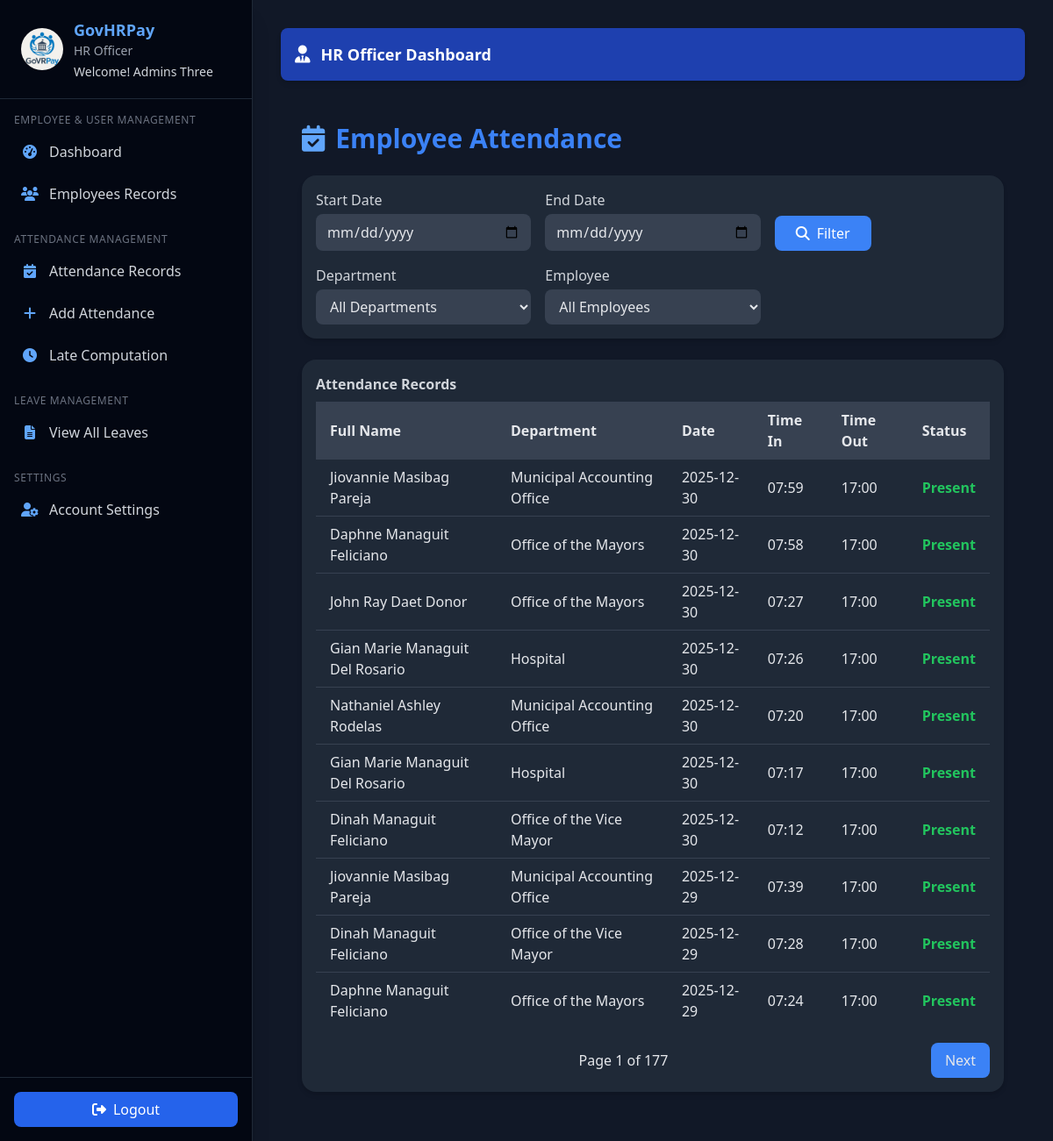
/hr/officer/attendance (signed in), run on the app's committed database.
### hr_system/hr/models/user.py (models this page shows, shortened)
class User(UserMixin, db.Model):
    id = db.Column(db.Integer, primary_key=True)
    email = db.Column(db.String(150), unique=True, nullable=False)
    password = db.Column(db.String(150), nullable=False)
    first_name = db.Column(db.String(100), nullable=False)
    last_name = db.Column(db.String(100), nullable=False)
    role = db.Column(db.String(50), nullable=False, default="employee")
    department_id = db.Column(
        db.Integer, db.ForeignKey('department.id', name='fk_user_department_id')
    )
    position = db.Column(db.String(100))
    active = db.Column(db.Boolean, default=True)
    created_at = db.Column(db.DateTime, default=datetime.utcnow)
    last_login = db.Column(db.DateTime)
    managed_department = db.relationship(
        "Department",
        back_populates="head",
        uselist=False,
        foreign_keys="[Department.head_id]"
    )
    employee_profile = db.relationship(
        "Employee",
        back_populates="user",
        uselist=False
    )
    approved_leaves = db.relationship(
        "Leave",
        back_populates="approver",
        lazy=True,
        foreign_keys="[Leave.approved_by]"
    )
    department = db.relationship(
        "Department",
        backref="users",
        foreign_keys=[department_id]
    )
    def get_full_name(self):
        return f"{self.first_name} {self.last_name}"

### hr_system/hr/models/hr_models.py (models this page shows, shortened)
class Attendance(db.Model):
    __tablename__ = "attendance"
    id = db.Column(db.Integer, primary_key=True)
    employee_id = db.Column(db.Integer, db.ForeignKey("employee.id"), nullable=False)
    date = db.Column(db.Date, nullable=False, default=date.today)
    time_in = db.Column(db.Time)
    time_out = db.Column(db.Time)
    status = db.Column(db.String(50), default="Present")
    remarks = db.Column(db.Text)
    working_hours = db.Column(db.Float, default=0.0)
    created_at = db.Column(db.DateTime, default=datetime.utcnow)
    employee = db.relationship("Employee", back_populates="attendances")

class Employee(db.Model):
    __tablename__ = "employee"
    id = db.Column(db.Integer, primary_key=True)
    employee_id = db.Column(db.String(20), unique=True, nullable=False)
    user_id = db.Column(db.Integer, db.ForeignKey('user.id', name='fk_employee_user_id'), unique=True)
    department_id = db.Column(db.Integer, db.ForeignKey('department.id', name='fk_employee_department_id'))
    position_id = db.Column(db.Integer, db.ForeignKey('position.id', name='fk_employee_position_id'))
    first_name = db.Column(db.String(100), nullable=False)
    last_name = db.Column(db.String(100), nullable=False)
    middle_name = db.Column(db.String(100))
    email = db.Column(db.String(150), unique=True, nullable=False)
    phone = db.Column(db.String(20))
    barangay = db.Column(db.String(100))
    municipality = db.Column(db.String(100))
    province = db.Column(db.String(100))
    postal_code = db.Column(db.String(10))
    street_address = db.Column(db.String(255))
    salary = db.Column(db.Float)
    date_hired = db.Column(db.Date, nullable=False)
    date_of_birth = db.Column(db.Date)
    gender = db.Column(db.String(10))
    marital_status = db.Column(db.String(20))
    emergency_contact = db.Column(db.String(100))
    emergency_phone = db.Column(db.String(20))
    status = db.Column(db.String(20), default="Active")
    archived = db.Column(db.Boolean, default=False)
    archived_at = db.Column(db.DateTime)
    cs_eligibility = db.Column(db.String(50))
    created_at = db.Column(db.DateTime, default=datetime.utcnow)
    updated_at = db.Column(db.DateTime, default=datetime.utcnow, onupdate=datetime.utcnow)
    user = db.relationship("User", back_populates="employee_profile", uselist=False)
    department = db.relationship("Department", back_populates="employees", foreign_keys=[department_id])
    position = db.relationship("Position", back_populates="employees", foreign_keys=[position_id])
    attendances = db.relationship("Attendance", back_populates="employee", lazy=True)
    leaves = db.relationship("Leave", back_populates="employee", lazy=True)
    leave_credits = db.relationship("LeaveCredit", back_populates="employee", lazy=True)
    payrolls = db.relationship("Payroll", back_populates="employee", lazy=True)
    payslips = db.relationship("Payslip", back_populates="employee", lazy=True)
    employee_deductions = db.relationship("EmployeeDeduction", back_populates="employee", lazy=True, cascade="all, delete-orphan")
    employee_allowances = db.relationship("EmployeeAllowance", back_populates="employee", lazy=True, cascade="all, delete-orphan")
    employment_type_id = db.Column(db.Integer, db.ForeignKey("employment_type.id", name="fk_employee_employment_type_id"))
    employment_type = db.relationship("EmploymentType", back_populates="employees", foreign_keys=[employment_type_id])
    deductions = db.relationship(
        "Deduction",
        secondary="employee_deductions",
        viewonly=True,
        lazy="joined"
    )
    allowances = db.relationship(
        "Allowance",
        secondary="employee_allowances",
        viewonly=True,
        lazy="joined"
    )
    def get_full_name(self):
        return f"{self.first_name} {self.middle_name or ''} {self.last_name}".strip()

class Department(db.Model):
    __tablename__ = "department"
    id = db.Column(db.Integer, primary_key=True)
    name = db.Column(db.String(100), unique=True, nullable=False)
    description = db.Column(db.Text)
    head_id = db.Column(db.Integer, db.ForeignKey("user.id", name="fk_department_head_id"))
    created_at = db.Column(db.DateTime, default=datetime.utcnow)
    head = db.relationship("User", back_populates="managed_department", foreign_keys=[head_id])
    employees = db.relationship("Employee", back_populates="department", lazy=True)
    positions = db.relationship("Position", back_populates="department", lazy=True)

### hr_system/hr/routes/hr_officer_routes.py (the view, shortened to what this page needs)
@hr_officer_bp.route("/attendance")
@login_required
@hr_officer_required
def attendance():
    page = request.args.get("page", 1, type=int)
    start_date = request.args.get("start_date", "")
    end_date = request.args.get("end_date", "")
    employee_filter = request.args.get("employee", "")
    department_filter = request.args.get("department", "")
    query = Attendance.query.options(
        joinedload(Attendance.employee).joinedload(Employee.department)
    )
    if employee_filter:
        query = query.filter(Attendance.employee_id == employee_filter)
    if department_filter:
        query = query.join(Employee).filter(Employee.department_id == department_filter)
    attendances = query.order_by(
        Attendance.date.desc(), Attendance.time_in.desc()
    ).paginate(page=page, per_page=10, error_out=False)
    employees = (
        Employee.query.filter_by(status='Active').order_by(Employee.first_name).all()
    )
    departments = Department.query.order_by(Department.name).all()
    return render_template(
        "hr/officer/officer_view_attend.html",
        attendances=attendances,
        employees=employees,
        departments=departments,
        start_date=start_date,
        end_date=end_date,
        employee_filter=employee_filter,
        department_filter=department_filter,
    )

### hr_system/hr/__init__.py (called while the page is built)
@login_manager.user_loader
def load_user(user_id):
    return User.query.get(int(user_id))

### hr_system/hr/utils.py (called while the page is built)
def hr_officer_required(f):
    @wraps(f)
    def decorated_function(*args, **kwargs):
        if not current_user.is_authenticated or current_user.role not in ['hr_admin', 'officer']:
            return jsonify({'error': 'HR Officer access required'}), 403
        return f(*args, **kwargs)
    return decorated_function

### templates/hr/officer/officer_view_attend.html (shortened to what this page needs)
{% extends 'hr/officer/officer_base.html' %}
{% block content %}
<main class="p-6 max-w-7xl mx-auto">
  <h1 class="text-3xl font-bold text-blue-500 mb-6 flex items-center gap-3">
    <i class="fa-solid fa-calendar-check text-blue-400"></i>
    Employee Attendance
  </h1>
  <form method="get" id="attendanceFilterForm" class="bg-gray-800 p-4 rounded-2xl shadow-md mb-6 space-y-4">
    <div class="grid grid-cols-1 md:grid-cols-3 gap-4 items-end">
      <div>
        <label class="block text-gray-300 font-medium mb-1">Start Date</label>
        <input type="date" id="start_date" name="start_date" value="{{ start_date }}"
               class="w-full bg-gray-700 text-gray-200 px-3 py-2 rounded-lg focus:ring-2 focus:ring-blue-400"/>
      </div>
      <div>
        <label class="block text-gray-300 font-medium mb-1">End Date</label>
        <input type="date" id="end_date" name="end_date" value="{{ end_date }}"
               class="w-full bg-gray-700 text-gray-200 px-3 py-2 rounded-lg focus:ring-2 focus:ring-blue-400"/>
      </div>
      <div class="flex gap-2">
        <button type="submit"
                class="bg-blue-500 hover:bg-blue-600 text-white px-6 py-2 rounded-lg flex items-center gap-2">
          <i class="fa-solid fa-magnifying-glass"></i> Filter
        </button>
      </div>
    </div>
    <div class="grid grid-cols-1 md:grid-cols-3 gap-4">
      <div>
        <label class="block text-gray-300 font-medium mb-1">Department</label>
        <select id="department_filter" name="department"
                class="w-full bg-gray-700 text-gray-200 px-3 py-2 rounded-lg focus:ring-2 focus:ring-blue-400">
          <option value="">All Departments</option>
        </select>
      </div>
      <div>
        <label class="block text-gray-300 font-medium mb-1">Employee</label>
        <select id="employee_filter" name="employee"
                class="w-full bg-gray-700 text-gray-200 px-3 py-2 rounded-lg focus:ring-2 focus:ring-blue-400">
          <option value="">All Employees</option>
        </select>
      </div>
    </div>
  </form>
  <div class="overflow-x-auto bg-gray-800 rounded-2xl shadow-md p-4">
    <table class="min-w-full divide-y divide-gray-700">
      <caption class="text-left text-gray-300 font-semibold mb-2">Attendance Records</caption>
      <thead class="bg-gray-700 text-gray-200">
        <tr>
          <th class="px-4 py-2 text-left">Full Name</th>
          <th class="px-4 py-2 text-left">Department</th>
          <th class="px-4 py-2 text-left">Date</th>
          <th class="px-4 py-2 text-left">Time In</th>
          <th class="px-4 py-2 text-left">Time Out</th>
          <th class="px-4 py-2 text-left">Status</th>
        </tr>
      </thead>
      <tbody class="divide-y divide-gray-700 text-gray-200">
        {% for att in attendances.items %}
        <tr class="hover:bg-gray-700 transition">
          <td class="px-4 py-2">{{ att.employee.get_full_name() }}</td>
          <td class="px-4 py-2">{{ att.employee.department.name if att.employee.department else '-' }}</td>
          <td class="px-4 py-2">{{ att.date.strftime('%Y-%m-%d') }}</td>
          <td class="px-4 py-2">{{ att.time_in.strftime('%H:%M') if att.time_in else '-' }}</td>
          <td class="px-4 py-2">{{ att.time_out.strftime('%H:%M') if att.time_out else '-' }}</td>
          <td class="px-4 py-2">
            <span class="font-semibold
                         {% if att.status == 'Present' %}text-green-500
                         {% elif att.status == 'Absent' %}text-red-500
                         {% else %}text-yellow-400{% endif %}">
              {{ att.status }}
            </span>
          </td>
        </tr>
        {% else %}
        <tr>
          <td colspan="6" class="px-4 py-2 text-center text-gray-400">No attendance records found.</td>
        </tr>
        {% endfor %}
      </tbody>
    </table>
    <div class="flex justify-between items-center mt-4 text-gray-200">
      <span>Page {{ attendances.page }} of {{ attendances.pages }}</span>
      {% if attendances.has_next %}
        <a href="{{ url_for('officer.attendance', page=attendances.next_num, start_date=start_date, end_date=end_date, department=department_filter, employee=employee_filter) }}"
           class="bg-blue-500 hover:bg-blue-600 px-4 py-2 rounded-lg">Next</a>
      {% else %}
        <span></span>
      {% endif %}
    </div>
  </div>
</main>
{% endblock %}

### templates/hr/officer/officer_base.html (shortened to what this page needs)
<!DOCTYPE html>
<html lang="en">
  <head>
    <script src="https://cdn.tailwindcss.com"></script>
    <link
      rel="stylesheet"
      href="https://cdnjs.cloudflare.com/ajax/libs/font-awesome/6.5.2/css/all.min.css"
    />
  </head>
  <body class="bg-gray-900 text-gray-100 flex flex-col md:flex-row min-h-screen font-sans">
    <aside id="sidebar"
      class="bg-gray-950 text-white w-64 sm:w-72 flex-shrink-0 fixed md:static inset-y-0 left-0
             transform -translate-x-full md:translate-x-0 transition-transform duration-300 z-30
             flex flex-col justify-between border-r border-gray-800 shadow-xl">
      <div class="overflow-y-auto flex-grow">
        <div class="flex items-center gap-3 px-6 py-5 border-b border-gray-800 sticky top-0 bg-gray-950 z-10">
          <img src="{{ url_for('officer.static', filename='img/logo2.avif') }}"
               class="w-12 h-12 rounded-full object-cover">
          <div>
            <h2 class="text-lg font-semibold text-blue-400">GovHRPay</h2>
            <p class="text-sm text-gray-400">HR Officer</p>
            <p class="text-sm text-gray-300 mt-1">
              Welcome! <span class="font-medium">{{ current_user.get_full_name() }}</span>
            </p>
          </div>
        </div>
        <nav class="mt-4 px-4 text-gray-300 space-y-6">
          {% for section, links in {
            "Employee & User Management": [
              ("fa-gauge-high", "Dashboard", "officer.hr_dashboard"),
              ("fa-users", "Employees Records", "officer.employees")
            ],
            "Attendance Management": [
              ("fa-calendar-check", "Attendance Records", "officer.attendance"),
              ("fa-plus", "Add Attendance", "officer.add_attendance"),
              ("fa-clock", "Late Computation", "officer.late_computation")
            ],
            "Leave Management": [
              ("fa-file-lines", "View All Leaves", "officer.view_leaves")
            ],
            "Settings": [
              ("fa-user-gear", "Account Settings", "officer.edit_password")
            ]
          }.items() %}
          <div>
            <h3 class="text-xs uppercase tracking-wider text-gray-500 mb-2">
              {{ section }}
            </h3>
            <ul class="space-y-2">
              {% for icon, text, url in links %}
              <li>
                <a href="{{ url_for(url) }}"
                   class="flex items-center gap-3 p-2 rounded-lg hover:bg-blue-700/40 transition">
                  <i class="fa-solid {{ icon }} text-blue-400 w-5 text-center"></i>
                  <span>{{ text }}</span>
                </a>
              </li>
              {% endfor %}
            </ul>
          </div>
        </nav>
      </div>
      <div class="p-4 border-t border-gray-800">
        <button id="logoutBtn"
          class="flex items-center gap-2 w-full justify-center py-2 rounded-lg
                 bg-blue-600 hover:bg-blue-700 transition">
          <i class="fa-solid fa-right-from-bracket"></i> Logout
        </button>
      </div>
    </aside>
    <main class="flex-1 p-4 sm:p-6 md:p-8 overflow-y-auto bg-gray-900">
      <div class="bg-blue-800 text-white rounded-lg p-4 mb-6 hidden md:flex items-center gap-3 shadow-md">
        <i class="fa-solid fa-user-tie text-xl"></i>
        <h1 class="text-lg font-semibold">HR Officer Dashboard</h1>
      </div>
      {% block content %}{% endblock %}
    </main>
  </body>
</html>

### data on the page
User: get_full_name "Admins Three"
Attendance: employee.get_full_name "Jiovannie Masibag Pareja", employee.department "Municipal Accounting Office", date "2025-12-30", time_in "07:59", time_out "17:00", status "Present"
Attendance: employee.get_full_name "Daphne Managuit Feliciano", employee.department "Office of the Mayors", date "2025-12-30", time_in "07:58", time_out "17:00", status "Present"
Attendance: employee.get_full_name "John Ray Daet Donor", employee.department "Office of the Mayors", date "2025-12-30", time_in "07:27", time_out "17:00", status "Present"
Attendance: employee.get_full_name "Gian Marie Managuit Del Rosario", employee.department "Hospital", date "2025-12-30", time_in "07:26", time_out "17:00", status "Present"
Attendance: employee.get_full_name "Nathaniel Ashley Rodelas", employee.department "Municipal Accounting Office", date "2025-12-30", time_in "07:20", time_out "17:00", status "Present"
Attendance: employee.get_full_name "Gian Marie Managuit Del Rosario", employee.department "Hospital", date "2025-12-30", time_in "07:17", time_out "17:00", status "Present"
Attendance: employee.get_full_name "Dinah Managuit Feliciano", employee.department "Office of the Vice Mayor", date "2025-12-30", time_in "07:12", time_out "17:00", status "Present"
Attendance: employee.get_full_name "Jiovannie Masibag Pareja", employee.department "Municipal Accounting Office", date "2025-12-29", time_in "07:39", time_out "17:00", status "Present"
Attendance: employee.get_full_name "Dinah Managuit Feliciano", employee.department "Office of the Vice Mayor", date "2025-12-29", time_in "07:28", time_out "17:00", status "Present"
Attendance: employee.get_full_name "Daphne Managuit Feliciano", employee.department "Office of the Mayors", date "2025-12-29", time_in "07:24", time_out "17:00", status "Present"

### other printed values
{{ section }} "EMPLOYEE & USER MANAGEMENT" "ATTENDANCE MANAGEMENT" "LEAVE MANAGEMENT" "SETTINGS"
{{ text }} "Dashboard" "Employees Records" "Attendance Records" "Add Attendance" "Late Computation" "View All Leaves" "Account Settings"
{{ attendances.page }} "1"
{{ attendances.pages }} "177"
